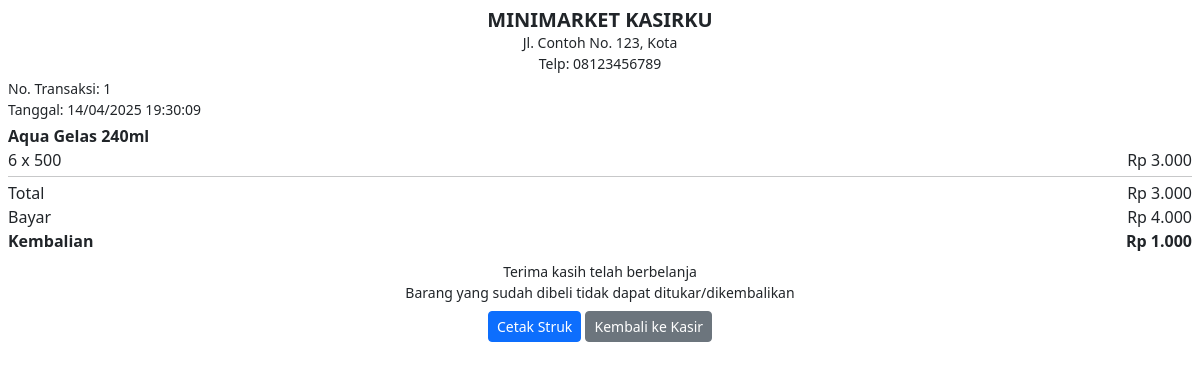
The page /administrator/struk.php?id=1 on the database its author committed.
### tables this page shows
CREATE TABLE `transaksi` (
  `id` int(11) NOT NULL,
  `tanggal` timestamp NOT NULL DEFAULT current_timestamp(),
  `total` decimal(10,2) NOT NULL,
  `pembayaran` decimal(10,2) NOT NULL,
  `kembalian` decimal(10,2) NOT NULL
);

CREATE TABLE `transaksi_detail` (
  `id` int(11) NOT NULL,
  `transaksi_id` int(11) NOT NULL,
  `produk_id` int(11) NOT NULL,
  `nama_produk` varchar(255) NOT NULL,
  `harga` int(11) NOT NULL,
  `jumlah` int(11) NOT NULL DEFAULT 1,
  `subtotal` int(11) NOT NULL DEFAULT 0
);

### administrator/struk.php (the view, shortened to what this page needs)
<?php
include '../koneksi.php';
$transaksi_id = $_GET['id'];
$sql_transaksi = "SELECT * FROM transaksi WHERE id = '$transaksi_id'";
$result_transaksi = $conn->query($sql_transaksi);
$transaksi = $result_transaksi->fetch_assoc();
$sql_detail = "SELECT * FROM transaksi_detail WHERE transaksi_id = '$transaksi_id'";
$result_detail = $conn->query($sql_detail);
?>
<!DOCTYPE html>
<html lang="id">
<head>
    <link href="https://cdn.jsdelivr.net/npm/bootstrap@5.3.0/dist/css/bootstrap.min.css" rel="stylesheet">
</head>
<body class="p-2">
    <div class="text-center mb-1">
        <h5 class="mb-0 fw-bold">MINIMARKET KASIRKU</h5>
        <p class="mb-0 small">Jl. Contoh No. 123, Kota</p>
        <p class="mb-0 small">Telp: 08123456789</p>
    </div>
    <div class="mb-1 small">
        <p class="mb-0">No. Transaksi: <?= $transaksi['id'] ?></p>
        <p class="mb-0">Tanggal: <?= date('d/m/Y H:i:s', strtotime($transaksi['tanggal'])) ?></p>
    </div>
    <div class="mb-1">
        <?php while ($row = $result_detail->fetch_assoc()): ?>
        <p class="mb-0 fw-bold"><?= $row['nama_produk'] ?></p>
        <div class="d-flex justify-content-between mb-1">
            <span><?= $row['jumlah'] ?> x <?= number_format($row['harga'], 0, ',', '.') ?></span>
            <span>Rp <?= number_format($row['subtotal'], 0, ',', '.') ?></span>
        </div>
        <?php endwhile; ?>
    </div>
    <hr class="my-1">
    <div class="mb-1">
        <div class="d-flex justify-content-between">
            <span>Total</span>
            <span>Rp <?= number_format($transaksi['total'], 0, ',', '.') ?></span>
        </div>
        <div class="d-flex justify-content-between">
            <span>Bayar</span>
            <span>Rp <?= number_format($transaksi['pembayaran'], 0, ',', '.') ?></span>
        </div>
        <div class="d-flex justify-content-between fw-bold">
            <span>Kembalian</span>
            <span>Rp <?= number_format($transaksi['kembalian'], 0, ',', '.') ?></span>
        </div>
    </div>
    <div class="text-center mt-2 small">
        <p class="mb-0">Terima kasih telah berbelanja</p>
        <p class="mb-0">Barang yang sudah dibeli tidak dapat ditukar/dikembalikan</p>
    </div>
    <div class="no-print mt-2 text-center">
        <button class="btn btn-primary btn-sm" onclick="window.print()">Cetak Struk</button>
        <button class="btn btn-secondary btn-sm" onclick="window.location.href='pembelian.php'">Kembali ke Kasir</button>
    </div>
</body>
</html>

### rows shown on the page
transaksi: id "1", tanggal "14/04/2025 19:30:09", total "3.000", pembayaran "4.000", kembalian "1.000"
transaksi_detail: nama_produk "Aqua Gelas 240ml", jumlah "6", harga "500", subtotal "3.000"
